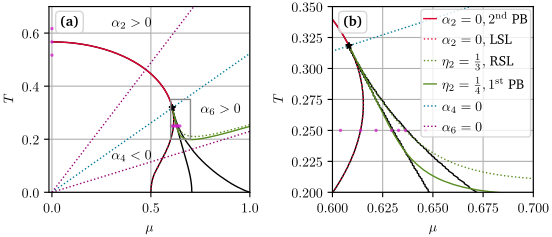

This chart was generated by the following Python code:
# -*- coding: utf-8 -*-
"""
@author Martin Jakob Steil
@date 2023-08-04T11:51
@brief Plots of different solutions of the euler equation with gravity (ee_grav)
"""

import sys, os
sys.path.append(os.path.join(os.path.dirname(__file__), '../../graphics/'))
from plot_utils import *

import numpy as np
import json
import matplotlib.patches as patches

## ************ Data import and processing ************ ##

with open('gn_gl_comp.json') as json_file:
    raw = json.load(json_file)


## ************ Figure ************ ##
fig, (ax00, ax01) = plt.subplots(1, 2, sharex=False, sharey=False)
fig.subplots_adjust(hspace=0.025)  # adjust space between axes

    
# Styling
plot_styles={'linewidth': 1.,'linestyle':'-'}
plot_styles2={'linewidth': 1.,'linestyle':':'}
point_styles={'linestyle': 'none','marker': '*','markersize': 5}
point_styles2={'linestyle': 'none','marker':'.','markersize': 3,'alpha':.65}


def plot_data(ax,legQ):
    refdat=raw["ref"]
    for i in range(len(refdat)):
        dat=np.array(refdat[i])
        ax.plot(dat[:,0],dat[:,1],c=black,**plot_styles)

    ax.plot(raw["2nd"][0],raw["2nd"][1],c=colors[1],label="$\\alpha_2=0, 2^\mathrm{nd}$ PB",**plot_styles)
    ax.plot(raw["lS"][0],raw["lS"][1],c=colors[1],label="$\\alpha_2=0,$ LSL",**plot_styles2)
    ax.plot(raw["rS"][0],raw["rS"][1],c=colors[2],label="$\\eta_2=\\tfrac{1}{3},$ RSL",**plot_styles2)
    ax.plot(raw["1st"][0],raw["1st"][1],c=colors[2],label="$\\eta_2=\\tfrac{1}{4}, 1^\mathrm{st}$ PB",**plot_styles)

    ax.plot(raw["a40"][0],raw["a40"][1],c=colors[0],label="$\\alpha_4=0$",**plot_styles2)
    ax.plot(raw["a60"][0][0],raw["a60"][0][1],label="$\\alpha_6=0$",c=colors[4],**plot_styles2)
    ax.plot(raw["a60"][1][0],raw["a60"][1][1],c=colors[4],**plot_styles2)
    ax.plot(raw["testpts"][0],raw["testpts"][1],c=gu_colors['magenta'],**point_styles2)
    ax.plot(raw["cp"][0],raw["cp"][1],c=black,**point_styles)
    if legQ:
        ax.legend(loc=1)

ax00.text(0.3, 0.625, r'$\alpha_2>0$', fontsize=font_size)
ax00.text(0.3, 0.125, r'$\alpha_4<0$', fontsize=font_size)
ax00.text(0.75, 0.3, r'$\alpha_6>0$', fontsize=font_size)


ax00.set_xlabel("$\mu$")
ax01.set_xlabel("$\mu$")
ax00.set_xlim((-0.015,1))

ax00.set_ylabel("$T$")
ax01.set_ylabel("$T$")
ax00.set_ylim((0,0.7))

# Subplot marker
ax00.text(0.15, 0.88, '\\textbf{(a)}',
          horizontalalignment='right', verticalalignment='bottom', transform=ax00.transAxes,
          bbox=end_box_style)


ax01.text(0.15, 0.88, '\\textbf{(b)}',
          horizontalalignment='right', verticalalignment='bottom', transform=ax01.transAxes,
          bbox=end_box_style)

x0=0.6
dx=0.1
y0=0.2
dy=0.15
ax01.set_xlim(x0, x0+dx)  # Set zoom range for x-axis
ax01.set_ylim(y0, y0+dy)  # Set zoom range for y-axis
rect = patches.Rectangle((x0, y0), dx, dy, linewidth=1, edgecolor=gray, facecolor='none',zorder=10)
ax00.add_patch(rect)

plot_data(ax00,False)
plot_data(ax01,True)


# Export
set_height_twoCol(fig, height=6)

save_plot(fig, 'gn_gl_comp.pdf')
